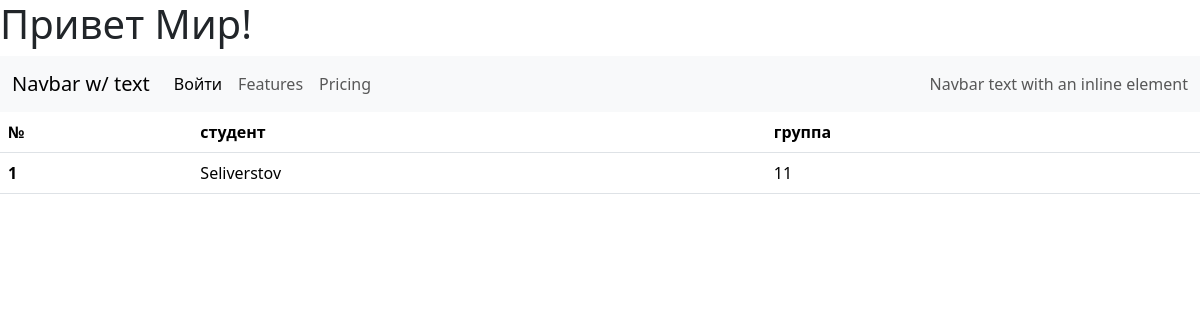
Before: / with the older database file.
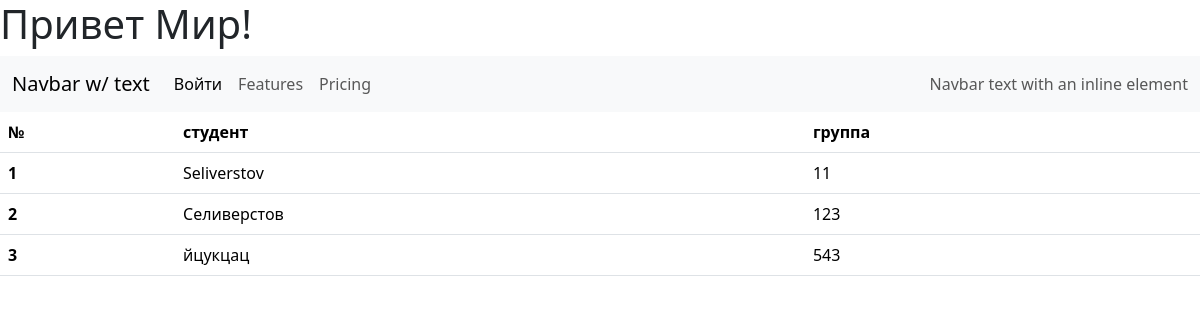
After: the same page with the newer database file.
### core/models.py (models this page shows)
class Students(models.Model):
    name = models.CharField('Имя', max_length=255)
    group = models.IntegerField('Номер группы', null=True, blank=True)

### core/views.py (the view)
# urls.py: path('', core.views.hello)
def hello (request):
    students = core.models.Students.objects.all()
    c = Context({'name': 'Maxim'})
    return render(request, 'core/hello.html', {'object_list': students})

### core/templates/core/hello.html (shortened to what this page needs)
<!doctype html>
<html lang="en">
  <head>
    <link href="node_modules/bootstrap/dist/css/bootstrap.css" rel="stylesheet">
  </head>
  <body>
    <h1>Привет Мир!</h1>
      <nav class="navbar navbar-expand-lg navbar-light bg-light">
    <div class="container-fluid">
      <a class="navbar-brand" href="#">Navbar w/ text</a>
      <div class="collapse navbar-collapse" id="navbarText">
        <ul class="navbar-nav me-auto mb-2 mb-lg-0">
          <li class="nav-item">
            <a class="nav-link active" aria-current="page" href="/admin/">Войти</a>
          </li>
          <li class="nav-item">
            <a class="nav-link" href="#">Features</a>
          </li>
          <li class="nav-item">
            <a class="nav-link" href="#">Pricing</a>
          </li>
        </ul>
        <span class="navbar-text">
          Navbar text with an inline element
        </span>
      </div>
    </div>
  </nav>
     <table class="table">
      <thead>
        <tr>
          <th scope="col">№</th>
          <th scope="col">студент</th>
          <th scope="col">группа</th>
        </tr>
      <tbody>
        {% for Students in object_list %}
          <tr>
            <th scope="row">{{ forloop.counter }}</th>
            <td>{{ Students.name }}</td>
            <td>{{ Students.group }}</td>
          </tr>
       {% endfor %}
      </tbody>
    </table>
  </body>
</html>

Changed rows visible on the page:
added Students: name "Селиверстов", group "123"
added Students: name "йцукцац", group "543"
